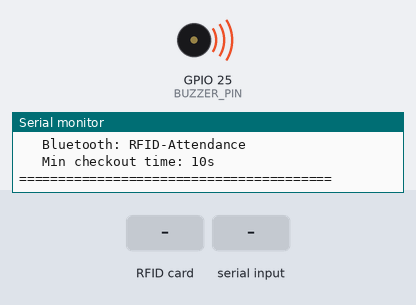
This sketch was run on a simulated ESP32. On the bench: buzzer (waves = sounding, pin HIGH), the last lines printed to the serial monitor. Inputs (shaded band) come from the test bench. Nothing arrives over Bluetooth unless stated.

Above: at 1.1 s.
At 3.2 s:
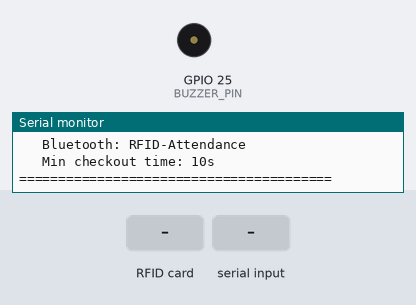
3.3 s: RFID card 5E 7A 19 C4 held to the reader
At 3.38 s:
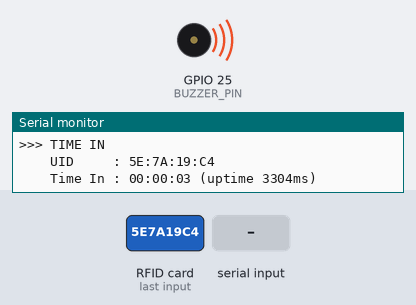
4.8 s: "STATUS\n" received over the second serial link
6.3 s: "HELP\n" received over the second serial link
7.8 s: "CLEAR\n" received over the second serial link
Timing chart, 0 to 10.3 s (numbered marks = the images above; inputs shaded):
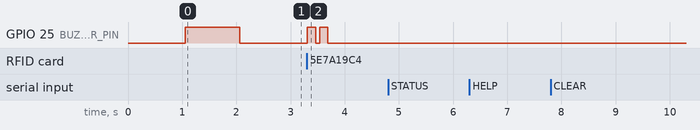

The sketch:

RFID_Attendance.ino
```cpp
#include <SPI.h>
#include <MFRC522.h>
#include <BluetoothSerial.h>

// ===================== PIN CONFIG =====================
#define SS_PIN     21
#define RST_PIN    4
#define SCK_PIN    18
#define MISO_PIN   19
#define MOSI_PIN   23
#define BUZZER_PIN 25

MFRC522 rfid(SS_PIN, RST_PIN);
BluetoothSerial BT;

// ===================== SETTINGS =====================
const unsigned long SCAN_COOLDOWN = 2000;
const unsigned long MIN_CHECKOUT  = 10000;  // ⬅ Change this (ms)
const int MAX_CARDS = 5;

#define BT_DEVICE_NAME "RFID-Attendance"  // ⬅ Name that shows up when pairing

// ===================== CARD STATE =====================
struct CardRecord {
  byte uid[10];
  byte uidSize;
  bool isCheckedIn;
  unsigned long timeInMs;
  bool active;
};

CardRecord cards[MAX_CARDS];
unsigned long lastScanTime = 0;

// ===================== DUAL OUTPUT =====================
// Writes to both Serial and Bluetooth simultaneously
void dualPrint(String msg) {
  Serial.print(msg);
  if (BT.connected()) BT.print(msg);
}

void dualPrintln(String msg) {
  Serial.println(msg);
  if (BT.connected()) BT.println(msg);
}

void dualPrintln() {
  Serial.println();
  if (BT.connected()) BT.println();
}

// ===================== HELPERS =====================
bool uidMatch(byte *a, byte sizeA, byte *b, byte sizeB) {
  if (sizeA != sizeB) return false;
  for (byte i = 0; i < sizeA; i++) {
    if (a[i] != b[i]) return false;
  }
  return true;
}

void dualPrintUID(byte *uid, byte size) {
  String out = "";
  for (byte i = 0; i < size; i++) {
    if (uid[i] < 0x10) out += "0";
    out += String(uid[i], HEX);
    if (i < size - 1) out += ":";
  }
  out.toUpperCase();
  dualPrint(out);
}

String formatDuration(unsigned long ms) {
  unsigned long totalSec = ms / 1000;
  unsigned long hours   = totalSec / 3600;
  unsigned long minutes = (totalSec % 3600) / 60;
  unsigned long seconds = totalSec % 60;

  String result = "";
  if (hours > 0)   result += String(hours)   + "h ";
  if (minutes > 0) result += String(minutes) + "m ";
  result += String(seconds) + "s";
  return result;
}

String formatTimestamp(unsigned long ms) {
  unsigned long totalSec = ms / 1000;
  unsigned long hh = totalSec / 3600;
  unsigned long mm = (totalSec % 3600) / 60;
  unsigned long ss = totalSec % 60;

  char buf[32];
  snprintf(buf, sizeof(buf), "%02lu:%02lu:%02lu (uptime %lums)", hh, mm, ss, ms);
  return String(buf);
}

// ===================== BUZZER =====================
void beep(int duration) {
  digitalWrite(BUZZER_PIN, HIGH);
  delay(duration);
  digitalWrite(BUZZER_PIN, LOW);
}

void beepSuccess()  { beep(150); delay(80); beep(150); }  // Time In
void beepCheckout() { beep(600); }                         // Time Out
void beepRejected() { beep(80); delay(60); beep(80); delay(60); beep(80); } // Too soon
void beepBTConn()   { beep(100); delay(50); beep(100); delay(50); beep(300); } // BT connected

// ===================== CARD LOOKUP / REGISTER =====================
int findCard(byte *uid, byte size) {
  for (int i = 0; i < MAX_CARDS; i++) {
    if (cards[i].active && uidMatch(cards[i].uid, cards[i].uidSize, uid, size))
      return i;
  }
  return -1;
}

int registerCard(byte *uid, byte size) {
  for (int i = 0; i < MAX_CARDS; i++) {
    if (!cards[i].active) {
      memcpy(cards[i].uid, uid, size);
      cards[i].uidSize     = size;
      cards[i].isCheckedIn = false;
      cards[i].timeInMs    = 0;
      cards[i].active      = true;
      return i;
    }
  }
  return -1;
}

// ===================== BT COMMAND HANDLER =====================
// Allows the connected device to send simple commands over BT
void handleBTCommand(String cmd) {
  cmd.trim();
  cmd.toUpperCase();

  if (cmd == "STATUS") {
    dualPrintln("=== CURRENT STATUS ===");
    bool anyActive = false;
    for (int i = 0; i < MAX_CARDS; i++) {
      if (cards[i].active) {
        anyActive = true;
        dualPrint("Slot " + String(i) + " | UID: ");
        dualPrintUID(cards[i].uid, cards[i].uidSize);
        if (cards[i].isCheckedIn) {
          unsigned long elapsed = millis() - cards[i].timeInMs;
          dualPrintln(" | IN  | Duration so far: " + formatDuration(elapsed));
        } else {
          dualPrintln(" | OUT");
        }
      }
    }
    if (!anyActive) dualPrintln("No cards registered yet.");
    dualPrintln("======================");

  } else if (cmd == "HELP") {
    dualPrintln("=== BT COMMANDS ===");
    dualPrintln("STATUS  - Show all registered cards and their state");
    dualPrintln("CLEAR   - Clear all card records");
    dualPrintln("HELP    - Show this message");
    dualPrintln("===================");

  } else if (cmd == "CLEAR") {
    memset(cards, 0, sizeof(cards));
    dualPrintln(">> All card records cleared.");

  } else {
    dualPrintln("Unknown command: " + cmd + " (type HELP for commands)");
  }
}

// ===================== ATTENDANCE LOGIC =====================
void handleCard(byte *uid, byte size) {
  int idx = findCard(uid, size);

  if (idx == -1) {
    idx = registerCard(uid, size);
    if (idx == -1) {
      dualPrintln("!! Registry full. Cannot register new card.");
      beepRejected();
      return;
    }
    dualPrintln(">> New card registered in slot " + String(idx));
  }

  CardRecord &card = cards[idx];

  // ---- TIME IN ----
  if (!card.isCheckedIn) {
    card.isCheckedIn = true;
    card.timeInMs    = millis();

    dualPrintln(">>> TIME IN");
    dualPrint  ("    UID     : "); dualPrintUID(uid, size); dualPrintln();
    dualPrintln("    Time In : " + formatTimestamp(card.timeInMs));
    beepSuccess();
  }

  // ---- TIME OUT ----
  else {
    unsigned long elapsed = millis() - card.timeInMs;

    if (elapsed < MIN_CHECKOUT) {
      unsigned long remaining = (MIN_CHECKOUT - elapsed) / 1000;
      dualPrintln(">>> TOO SOON — Cannot check out yet.");
      dualPrintln("    Wait another ~" + String(remaining) + "s");
      beepRejected();
      return;
    }

    unsigned long timeOutMs  = millis();
    card.isCheckedIn = false;

    dualPrintln(">>> TIME OUT");
    dualPrint  ("    UID      : "); dualPrintUID(uid, size); dualPrintln();
    dualPrintln("    Time In  : " + formatTimestamp(card.timeInMs));
    dualPrintln("    Time Out : " + formatTimestamp(timeOutMs));
    dualPrintln("    Duration : " + formatDuration(elapsed));
    beepCheckout();
  }
}

// ===================== SETUP =====================
void setup() {
  Serial.begin(115200);
  delay(1000);

  SPI.begin(SCK_PIN, MISO_PIN, MOSI_PIN, SS_PIN);
  rfid.PCD_Init();

  pinMode(BUZZER_PIN, OUTPUT);
  digitalWrite(BUZZER_PIN, LOW);

  memset(cards, 0, sizeof(cards));

  // Start Bluetooth
  BT.begin(BT_DEVICE_NAME);

  Serial.println("========================================");
  Serial.println("   RFID Attendance System Ready");
  Serial.println("   Bluetooth: " + String(BT_DEVICE_NAME));
  Serial.println("   Min checkout time: " + formatDuration(MIN_CHECKOUT));
  Serial.println("========================================");

  beep(1000);
}

// ===================== LOOP =====================
void loop() {

  // Handle incoming BT commands
  if (BT.connected()) {
    static String btBuffer = "";
    while (BT.available()) {
      char c = BT.read();
      if (c == '\n' || c == '\r') {
        if (btBuffer.length() > 0) {
          handleBTCommand(btBuffer);
          btBuffer = "";
        }
      } else {
        btBuffer += c;
      }
    }
  }

  // Anti-spam cooldown
  if (millis() - lastScanTime < SCAN_COOLDOWN) return;

  if (!rfid.PICC_IsNewCardPresent()) return;
  if (!rfid.PICC_ReadCardSerial())   return;

  lastScanTime = millis();

  dualPrintln("----------------------------------------");
  handleCard(rfid.uid.uidByte, rfid.uid.size);
  dualPrintln("----------------------------------------");

  rfid.PICC_HaltA();
  rfid.PCD_StopCrypto1();
}
```

Measured:
- after the input at 3.3 s, GPIO 25 (BUZZER_PIN): alternates HIGH for 0.15 s and LOW for 0.08 s, 4 changes in all, then stays LOW, starting at once
